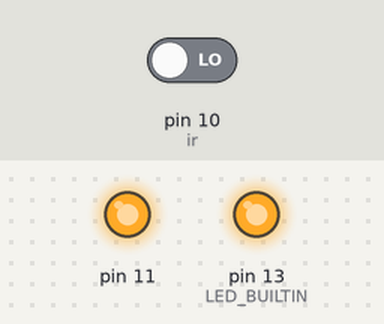
A sketch run on a simulated Arduino Uno, built with avr-gcc and run on an emulated ATmega328P. Parts: output pins drawn as LEDs (lit = HIGH). The test bench sets the inputs (shaded band); at power-on: pin 10 (ir) LOW.

Above: at 1.2 s.
1.3 s: pin 10 (ir) driven HIGH
At 2.5 s:
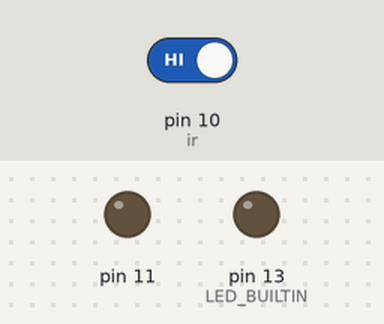
2.8 s: pin 10 (ir) driven LOW
At 3.6 s:
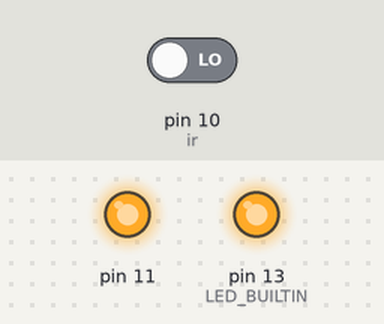
Timing chart, 0 to 5.8 s (numbered marks = the images above; inputs shaded):
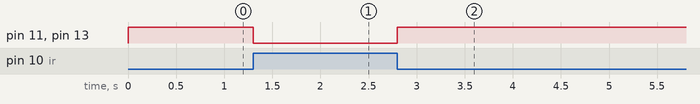

Measured:
- after the input at 1.3 s, pin 11, pin 13 (LED_BUILTIN): HIGH → LOW at once
- after the input at 2.8 s, pin 11, pin 13 (LED_BUILTIN): LOW → HIGH at once

The sketch:

MICROCONTROLLER_1__UNO_.ino
```cpp
int ir = 10;
int x = 0;

void setup() {
  pinMode(ir,INPUT);
  pinMode(11,OUTPUT);
  pinMode(LED_BUILTIN,OUTPUT);
  digitalWrite(11,LOW);
  digitalWrite(LED_BUILTIN,LOW);
}

void loop() {
   x = digitalRead(ir);
   if(x == HIGH) {
      digitalWrite(11,LOW);
      digitalWrite(LED_BUILTIN,LOW);
    }else {
      digitalWrite(11,HIGH);
      digitalWrite(LED_BUILTIN,HIGH);
      }

}
```
